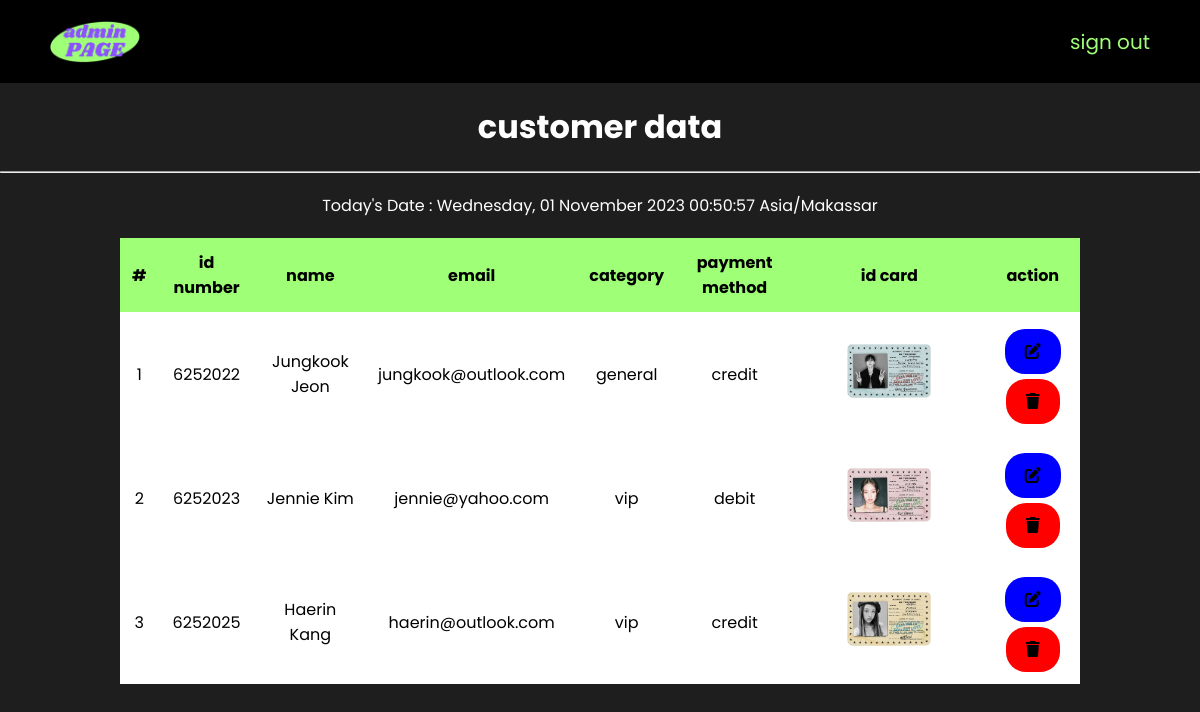
/admin-dashboard/read.php (signed in), run on the app's committed database.
### tables this page shows
CREATE TABLE `customer` (
  `id` varchar(255) NOT NULL,
  `name` varchar(255) NOT NULL,
  `email` varchar(255) NOT NULL,
  `category` varchar(20) NOT NULL,
  `payment` varchar(20) NOT NULL,
  `image` varchar(255) NOT NULL
);

### admin-dashboard/read.php (the view, shortened to what this page needs)
<?php
require 'functions.php';
$customer = mysqli_query($conn, "SELECT * FROM `customer`");
$currentTime = new DateTime();
$Time = $currentTime->format('l, d F Y H:i:s e');
?>
<!DOCTYPE html>
<html lang=en>
<head>
    <link rel="stylesheet" href="../assets/style/crud.css">
    <link rel="stylesheet" href="https://cdnjs.cloudflare.com/ajax/libs/font-awesome/6.1.0/css/all.min.css">
</head>
<body>
    <nav class="navbar">
        <img src="../assets/image/adminn.png" alt="logo">
        <ul>
            <li><a href="../user-admin/logout.php">sign out</a></li>
        </ul>
    </nav>
    <div class="read-container">
        <h1>customer data</h1>
        <hr>
        <p><?php echo "Today's Date : " . $Time ?></p>
        <table>
            <thead>
                <tr>
                    <th>#</th>
                    <th>id number</th>
                    <th>name</th>
                    <th>email</th>
                    <th>category</th>
                    <th>payment method</th>
                    <th>id card</th>
                    <th>action</th>
                </tr>
            </thead>
            <tbody>
                <?php $i = 1;
                foreach ($customer as $row) : ?>
                    <tr>
                        <td><?= $i++; ?></td>
                        <td><?= $row['id']; ?></td>
                        <td><?= $row['name']; ?></td>
                        <td><?= $row['email']; ?></td>
                        <td><?= $row['category']; ?></td>
                        <td><?= $row['payment']; ?></td>
                        <td><img src="../assets/image/<?= $row['image'] ?>" alt=""></td>
                        <td>
                            <a href="update.php?id=<?= $row['id']; ?>"><button type="button" class="edit btn"><i class="fa-solid fa-pen-to-square"></i></button></a>
                            <a href="delete.php?id=<?= $row['id']; ?>" onclick="return confirm('are you sure to delete this data? remember : action cannot be undone.')"><button type="button" class="delete btn"><i class="fa-solid fa-trash"></i></button></a>
                        </td>
                    </tr>
                <?php endforeach; ?>
            </tbody>
        </table>
    </div>
</body>
</html>

### assets/style/crud.css (style rules this page uses)
* { margin: 0; padding: 0; box-sizing: border-box; font-family: 'Poppins', sans-serif; }
body { min-height: 100vh; background-color: #1e1e1e; }
.navbar { display: flex; flex-direction: row; align-items: center; justify-content: space-between; background-color: black; color: #9fff76; }
.navbar img { width: 90px; margin: 20px 50px; }
.navbar ul { list-style: none; margin: 0 50px; }
.navbar ul li { font-size: 20px; }
.navbar ul li a { text-decoration: none; color: #9fff76; }
.read-container { text-align: center; align-items: center; justify-content: center; }
.read-container h1 { margin: 20px; color: white; }
.read-container p { color: white; margin: 20px; }
.read-container table { width: 80%; border-collapse: collapse; margin: 0 auto; background-color: white; overflow-x: auto; }
.read-container th { background-color: #9fff76; }
.read-container td, .read-container th { padding: 12px; }
.read-container img { width: 50%; }
.btn { border: none; padding: 10px 20px; text-align: center; text-decoration: none; display: inline-block; font-size: 16px; border-radius: 20px; transition: background-color 0.3s ease; margin-top: 5px; }
.edit { background-color: blue; }
.delete { background-color: red; }

### data on the page
customer: id "6252022", name "Jungkook Jeon", email "jungkook@outlook.com", category "general", payment "credit", image (picture)
customer: id "6252023", name "Jennie Kim", email "jennie@yahoo.com", category "vip", payment "debit", image (picture)
customer: id "6252025", name "Haerin Kang", email "haerin@outlook.com", category "vip", payment "credit", image (picture)
